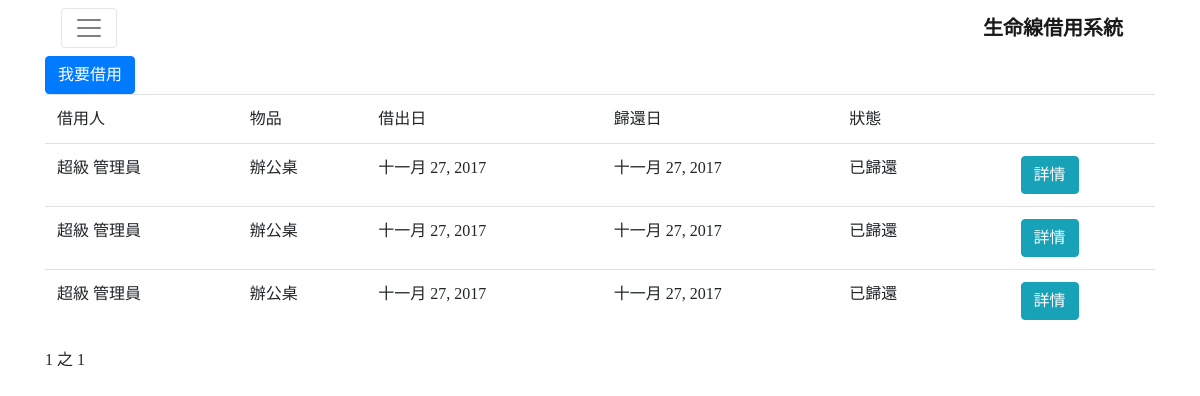
The app's page / (signed in) with its own data.
### loan_app/models.py (models this page shows, shortened)
class Loan(models.Model):
	user = models.ForeignKey(User, verbose_name='使用者')
	group_name = models.ForeignKey(Group, verbose_name='物品名稱')
	loan_date = models.DateField(auto_now_add=True, verbose_name='歸還日期')
	return_date = models.DateField(default='9999-01-01')
	return_code = models.BooleanField(default=True)
	created_at = models.DateField(auto_now_add=True)
	updated_at = models.DateField(auto_now=True)
	notation = models.TextField(max_length=512, blank=True, verbose_name='備註')

class Group(models.Model):
	group_name = models.CharField(max_length=256,null=False, verbose_name='物品名稱')

### loan_app/views.py (the view)
# urls.py: url(r'^$', views.loan_list),
@login_required
def loan_list(request):
	loans = loans = Loan.objects.all().order_by('-return_code','-loan_date')
	if not request.user.is_superuser and not request.user.is_staff:
		loans = Loan.objects.filter(user=request.user.pk).order_by('-return_code','-loan_date')
	paginator = Paginator(loans, 12)
	page = request.GET.get('page')
	try:
		loans = paginator.page(page)
	except PageNotAnInteger:
		loans = paginator.page(1)
	except EmptyPage:
		loans = paginator.page(paginator.num_pages)
	return render(request, 'loan_app/loan_list.html', context={'loans' : loans})

### loan_app/models.py (called while the page is built)
def get_name(self):
    return '{} {}'.format(self.last_name, self.first_name)

### templates/loan_app/loan_list.html (shortened to what this page needs)
{% extends "loan_app/base.html" %}
{% block body_block%}
<a href="{% url 'loan_app:create' %}" class="btn btn-primary">我要借用</a>
<table class="table">
	<thead>
		<tr>
			<td>借用人</td>
			<td>物品</td>
			<td>借出日</td>
			<td>歸還日</td>
			<td>狀態</td>
			<td></td>
			<td></td>
		</tr>
	</thead>
	<tbody>
	{% for loan in loans %}
	<tr>
		<td>{{ loan.user }}</td>
		<td>{{ loan.group_name.group_name }}</td>
		<td>{{ loan.loan_date }}</td>
		{% if loan.return_code %}
			<td>無</td>
			<td><b style="color: #DC143C;">未歸還</b></td>
			{% if user.pk == loan.user.pk %}
				<td><a href="{% url 'loan_app:return_action' loan.pk %}" class="btn btn-warning">歸還</a></td>
			{% else %}
				<td></td>
			{% endif %}
		{% else %}
			<td>{{ loan.return_date }}</td>
			<td><a>已歸還</a></td>
			<td></td>
		{% endif %}
		<td><a href="{% url 'loan_app:detail' loan.pk %}" class="btn btn-info">詳情</a></td>
	</tr>
	{% endfor %}
	</tbody>
</table>
<div class="pagination">
    <span class="step-links">
        <span class="current">
            {{ loans.number }}  之  {{ loans.paginator.num_pages }}
        </span>
    </span>
</div>
{% endblock %}

### templates/loan_app/base.html (shortened to what this page needs)
<!DOCTYPE html>
<html>
<head>
	<link rel="stylesheet" href="https://maxcdn.bootstrapcdn.com/bootstrap/4.0.0-beta.2/css/bootstrap.min.css">
</head>
<body style="font-family:Microsoft JhengHei;">
<div class="container">
	<nav class="navbar navbar-toggleable-md navbar-light bg-faded">
	  <button class="navbar-toggler navbar-toggler-right" type="button" data-toggle="collapse" data-target="#navbarSupportedContent" aria-controls="navbarSupportedContent" aria-expanded="false" aria-label="Toggle navigation">
	    <span class="navbar-toggler-icon"></span>
	  </button>
	  <b><a class="navbar-brand" href="{% url 'loan_app:list' %}">生命線借用系統</a></b>
	</nav>
	{% block body_block %}
	{% endblock %}
	</div>
	<link rel="stylesheet" href="https://ajax.googleapis.com/ajax/libs/jqueryui/1.11.2/themes/smoothness/jquery-ui.css" />
</body>
</html>

### records on screen
Loan: user "超級 管理員", group_name.group_name "辦公桌", loan_date "十一月 27, 2017", return_date "十一月 27, 2017"
Loan: user "超級 管理員", group_name.group_name "辦公桌", loan_date "十一月 27, 2017", return_date "十一月 27, 2017"
Loan: user "超級 管理員", group_name.group_name "辦公桌", loan_date "十一月 27, 2017", return_date "十一月 27, 2017"

### other values on screen
{{ loans.number }} "1"
{{ loans.paginator.num_pages }} "1"
